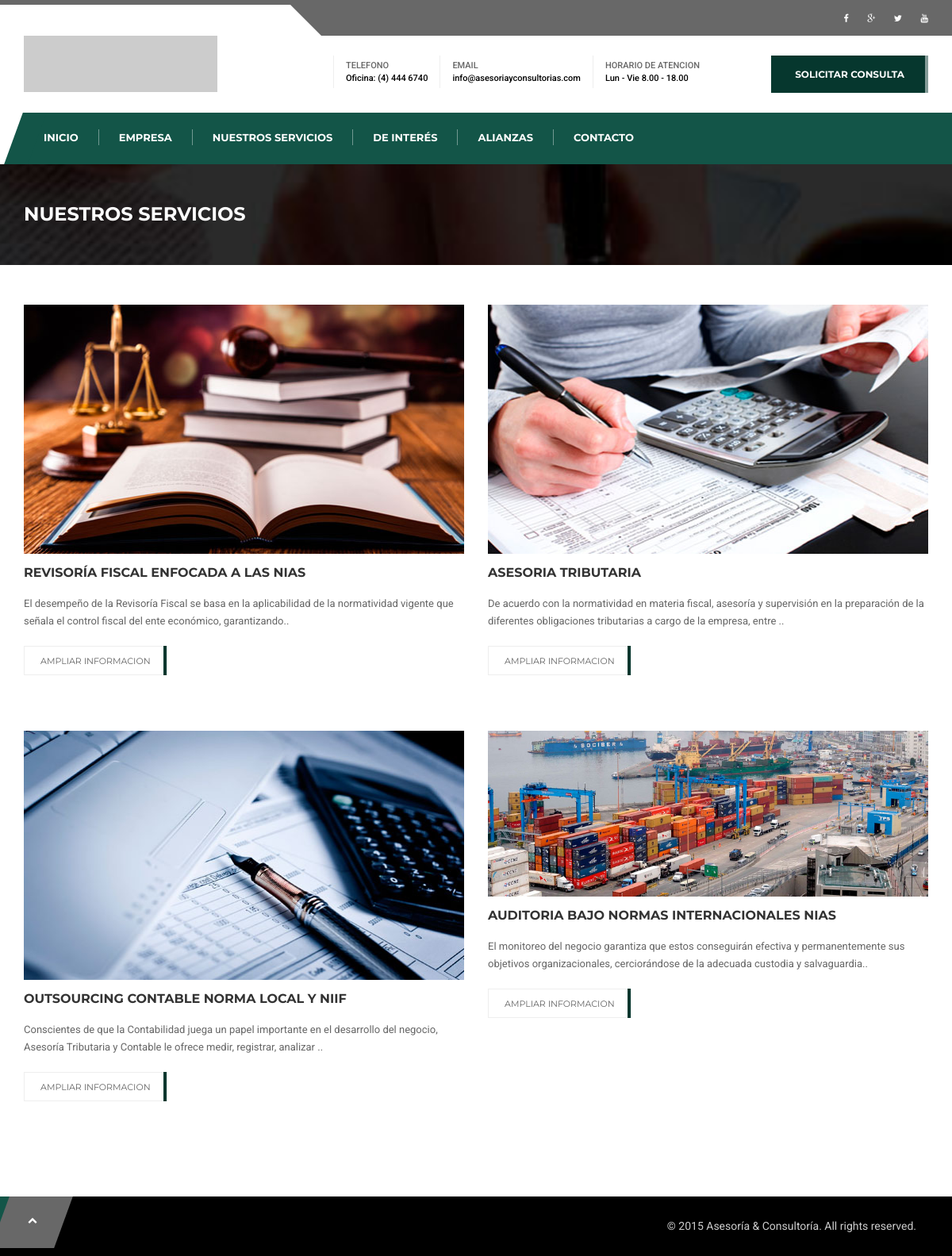
Page /servicios.php on the committed database.
### tables this page shows
CREATE TABLE IF NOT EXISTS `Img_logos` (
  `Id` int(11) NOT NULL AUTO_INCREMENT,
  `Foto` varchar(255) NOT NULL,
  `Pos` int(11) NOT NULL,
  PRIMARY KEY (`Id`)
);

CREATE TABLE IF NOT EXISTS `Contacto` (
  `Id` int(11) NOT NULL AUTO_INCREMENT,
  `Nombre` varchar(255) NOT NULL,
  `Direccion` varchar(255) NOT NULL,
  `Telefono` varchar(255) NOT NULL,
  `Celular` varchar(255) NOT NULL,
  `Email` varchar(255) NOT NULL,
  `Horario` varchar(255) NOT NULL,
  `Titulo` varchar(255) NOT NULL,
  `Subtitulo` varchar(255) NOT NULL,
  `Mapa` text NOT NULL,
  PRIMARY KEY (`Id`)
);

CREATE TABLE IF NOT EXISTS `Img_productos` (
  `Id` int(11) NOT NULL AUTO_INCREMENT,
  `Nombre` varchar(255) NOT NULL,
  `Foto` varchar(255) NOT NULL,
  `Intro` text NOT NULL,
  `Descripcion` text NOT NULL,
  `Pos` int(11) NOT NULL,
  PRIMARY KEY (`Id`)
);

### web/servicios.php (the view, shortened to what this page needs)
<?include("includes/conexion.php");?>
<!DOCTYPE html>
<html>
	<head>
		<link href="css/master.css" rel="stylesheet">
		<link rel="stylesheet" id="switcher-css" type="text/css" href="assets/switcher/css/switcher.css" media="all" />
		<link rel="alternate stylesheet" type="text/css" href="assets/switcher/css/color1.css" title="color1" media="all" />
		<link rel="alternate stylesheet" type="text/css" href="assets/switcher/css/color2.css" title="color2" media="all" />
		<link rel="alternate stylesheet" type="text/css" href="assets/switcher/css/color3.css" title="color3" media="all" />
		<link rel="alternate stylesheet" type="text/css" href="assets/switcher/css/color4.css" title="color4" media="all" />
		<link rel="alternate stylesheet" type="text/css" href="assets/switcher/css/color5.css" title="color5" media="all" />
		<link rel="alternate stylesheet" type="text/css" href="assets/switcher/css/color6.css" title="color6" media="all" />
	</head>
	<body data-scrolling-animations="true">
		<div class="sp-body">
			<? include("includes/menu.php"); ?>
			<div class="bg-image page-title">
				<div class="container-fluid">
					<a href="#"><h1>NUESTROS SERVICIOS</h1></a>
				</div>
			</div>
			<div class="container-fluid inner-offset">
				<div class="row services">
					<?
					$query 		=  "SELECT * FROM Img_productos";
					$result 	=  mysql_query($query,$id);
					while($row 	=  mysql_fetch_array($result)){
					$Id 		=  $row["Id"];
					$Nombre 	=  $row["Nombre"];
					$Foto 		=  $row["Foto"];
					$Intro 		=  $row["Intro"];
					?>
					<div class="service-item col-xs-12 col-sm-6 wow zoomIn" data-wow-delay="0.3s">
						<img class="full-width" src="../productos/<?=$Foto?>" alt="Img">
						<h4><?=$Nombre?></h4>
						<p><?=$Intro?></p>
						<a class="btn btn-success btn-sm" href="servicios1.php?S=<?=$Id?>">AMPLIAR INFORMACION</a>
					</div>
					<?}?>
				</div>
			</div>
		<footer>
        		<div class="container-fluid">
             		<div class="copy text-right"><a id="to-top" href="#this-is-top"><i class="fa fa-chevron-up"></i></a> &copy; 2015 Asesoría & Consultoría. All rights reserved.</div>
	             </div>
	        </footer>
		</div>
	</body>
</html>

### web/includes/menu.php (shortened to what this page needs)
<?
include("conexion.php");
$Actual 	= $_SERVER["PHP_SELF"];
$queryR 	= "SELECT * FROM Redes";
$resultR 	= mysql_query($queryR,$id);
while($rowR = mysql_fetch_array($resultR)) {
	$Fb 	= $rowR["Fb"];
	$Go 	= $rowR["Go"];
	$Tw 	= $rowR["Tw"];
	$You 	= $rowR["You"];
}
$queryS 	= "SELECT * FROM Contacto";
$resultS 	= mysql_query($queryS,$id);
while($rowS = mysql_fetch_array($resultS)){
  $Telefono = $rowS["Telefono"];
  $Email 	= $rowS["Email"];
  $Horario 	= $rowS["Horario"];
}
$queryZZ 	= "SELECT * FROM Img_logos ORDER BY Pos ASC LIMIT 1";
$resultZZ 	= mysql_query($queryZZ,$id);
while($rowZZ = mysql_fetch_array($resultZZ)){
	$Logo 	= $rowZZ["Foto"];
}
?>
		  <header id="this-is-top">
	            <div class="container-fluid">
	                <div class="topmenu row">
	                    <nav class="col-sm-offset-3 col-md-offset-4 col-lg-offset-4 col-sm-6 col-md-5 col-lg-5">
	                    </nav>
	                    <nav class="text-right col-sm-3 col-md-3 col-lg-3">
	                    	<?if(!empty($Fb)){?>
	                        <a target="_blank" href="<?=$Fb?>"><i class="fa fa-facebook"></i></a>
	                        <?}if(!empty($Go)){?>
	                        <a target="_blank" href="<?=$Go?>"><i class="fa fa-google-plus"></i></a>
	                        <?}if(!empty($Tw)){?>
	                        <a target="_blank" href="<?=$Tw?>"><i class="fa fa-twitter"></i></a>
	                        <?}if(!empty($You)){?>
	                        <a target="_blank" href="<?=$You?>"><i class="fa fa-youtube"></i></a>
	                    	<?}?>
	                    </nav>
	                </div>
	                <div class="row header">
	                    <div class="col-sm-3 col-md-3 col-lg-3">
	                        <a href="" id="logo"><img src="../logos/<?=$Logo?>" width="244" height="71"></a>
	                    </div>
	                    <div class="col-sm-offset-1 col-md-offset-1 col-lg-offset-1 col-sm-8 col-md-8 col-lg-8">
	                        <div class="text-right header-padding">
	                            <div class="h-block"><span>TELEFONO</span><?=$Telefono?></div>
	                            <div class="h-block"><span>EMAIL </span><?=$Email?></div>
	                            <div class="h-block"><span>HORARIO DE ATENCION</span><?=$Horario?></div>
	                            <a class="btn btn-success" href="contacto.php">SOLICITAR CONSULTA</a>
	                        </div>
	                    </div>
	                </div>
	                <nav class="main-menu navbar-main-slide">
						<ul class="nav navbar-nav navbar-main">
							<li><a <?if($Actual=="/web/index.php"){echo "class='active1'";}?> href="index.php">INICIO </a></li>
							<li><a <?if($Actual=="/web/empresa.php"){echo "class='active1'";}?> href="empresa.php">EMPRESA</a></li>
							<li><a <?if($Actual=="/web/servicios.php"){echo "class='active1'";}?> href="servicios.php">NUESTROS SERVICIOS</a></li>
							<li><a <?if($Actual=="/web/deinteres.php"){echo "class='active1'";}?> href="deinteres.php">De Interés</a></li>
							<li><a <?if($Actual=="/web/alianzas.php"){echo "class='active1'";}?> href="alianzas.php">ALIANZAS</a></li>
							<li><a <?if($Actual=="/web/contacto.php"){echo "class='active1'";}?> href="contacto.php">CONTACTO</a></li>
						</ul>
	                </nav>
	            </div>
	        </header>

### web/assets/switcher/css/color2.css (style rules this page uses)
#logo { background-image: url("logos/logo2.png"); }
.why-us li, .stats > div > div, .stats > div > div:hover > span:first-child, #partners .owl-buttons div, #to-top:hover, .bg-image.blog-section h3, .bg-image.blog-section div div a, .bg-image.blog-section div div a:hover, .owl-theme .owl-controls .owl-buttons div, .adress-details > div > span, .comments > div > span.author, nav.pagination a, .tags a, .recent-posts div a, ul.blog-cats li a, .attachments li a, h1, h2, h3, h4, h5, h6, ul.styled li > ul > li > a, ul.styled > li > a, .nav-tabs > li > a, .default-inp i, .our-services div > a > span > i { color:#222127; }
.why-us li span, .topmenu nav, .topmenu:before, footer, #to-top, .two-news > div div:last-child > div { background:#222127; }
header, .topmenu nav:first-child:before { border-top-color:#222127; }
.navbar-main > li > .dropdown-menu, footer .color-part, .btn.btn-danger, .btn.btn-danger:hover, .btn.btn-danger, .btn.btn-danger:hover, .main-menu, .main-menu:before, #main-menu-bg, .stats > div > div:hover, .btn.btn-sm.btn-default:before, .big-hr.color-2, .our-services.styled div > a:hover:after, .adress-details > div > span:after, .comments > div > a.reply:hover, .comments > div > a.reply:after, nav.pagination a:hover, .tags a:hover, ul.blog-cats > li:hover, #menu-open, .main-menu section nav, .our-services div > a:hover > span, .testimonial-content span, .info-texts:after, .post-info:after, .customBgColor { background-color:#228dcb; }
.stats span:first-child, footer .copy a, .twitter-feeds div span, .recent-posts div a:hover { color:#228dcb; }
.btn.btn-success, .btn-success:hover, .big-hr.color-1, .one-news > div > div, .btn.btn-sm.btn-success:before, .our-services div > a:hover:after, nav.pagination a.active, ul.styled > li.active, .nav-tabs > li.active > a, .nav-tabs > li.active > a:focus, .nav-tabs > li.active > a:hover, .info-texts:before, ul.blog-cats > li:before, ul.blog-cats li > ul { background-color:#f48929; }

### web/assets/switcher/css/color3.css (style rules this page uses)
#logo { background-image: url("logos/logo3.png"); }
.why-us li, .stats > div > div, .stats > div > div:hover > span:first-child, #partners .owl-buttons div, #to-top:hover, .bg-image.blog-section h3, .bg-image.blog-section div div a, .bg-image.blog-section div div a:hover, .owl-theme .owl-controls .owl-buttons div, .adress-details > div > span, .comments > div > span.author, nav.pagination a, .tags a, .recent-posts div a, ul.blog-cats li a, .attachments li a, h1, h2, h3, h4, h5, h6, ul.styled li > ul > li > a, ul.styled > li > a, .nav-tabs > li > a, .default-inp i, .our-services div > a > span > i { color:#292c31; }
.why-us li span, .topmenu nav, .topmenu:before, footer, #to-top, .two-news > div div:last-child > div { background:#292c31; }
header, .topmenu nav:first-child:before { border-top-color:#292c31; }
.navbar-main > li > .dropdown-menu, footer .color-part, .btn.btn-danger, .btn.btn-danger:hover, .btn.btn-danger, .btn.btn-danger:hover, .main-menu, .main-menu:before, #main-menu-bg, .stats > div > div:hover, .btn.btn-sm.btn-default:before, .big-hr.color-2, .our-services.styled div > a:hover:after, .adress-details > div > span:after, .comments > div > a.reply:hover, .comments > div > a.reply:after, nav.pagination a:hover, .tags a:hover, ul.blog-cats > li:hover, #menu-open, .main-menu section nav, .our-services div > a:hover > span, .testimonial-content span, .info-texts:after, .post-info:after, .customBgColor { background-color:#00bff3; }
.stats span:first-child, footer .copy a, .twitter-feeds div span, .recent-posts div a:hover { color:#00bff3; }
.btn.btn-success, .btn-success:hover, .big-hr.color-1, .one-news > div > div, .btn.btn-sm.btn-success:before, .our-services div > a:hover:after, nav.pagination a.active, ul.styled > li.active, .nav-tabs > li.active > a, .nav-tabs > li.active > a:focus, .nav-tabs > li.active > a:hover, .info-texts:before, ul.blog-cats > li:before, ul.blog-cats li > ul { background-color:#f04d4e; }

### rows in the picture
img_logos: Foto (picture)
contacto: Telefono "Oficina: (4) 444 6740", Email "info@asesoriayconsultorias.com", Horario "Lun - Vie 8.00 - 18.00"
img_productos: Foto (picture), Nombre "REVISORÍA FISCAL ENFOCADA A LAS NIAS", Intro "El desempeño de la Revisoría Fiscal se basa en la aplicabilidad de la normatividad vigente que señala el control fiscal del ente económico, garantizando.."
img_productos: Foto (picture), Nombre "ASESORIA TRIBUTARIA", Intro "De acuerdo con la normatividad en materia fiscal, asesoría y supervisión en la preparación de la diferentes obligaciones tributarias a cargo de la empresa, entre .."
img_productos: Foto (picture), Nombre "OUTSOURCING CONTABLE NORMA LOCAL Y NIIF", Intro "Conscientes de que la Contabilidad juega un papel importante en el desarrollo del negocio, Asesoría Tributaria y Contable le ofrece medir, registrar, analizar .."
img_productos: Foto (picture), Nombre "AUDITORIA BAJO NORMAS INTERNACIONALES NIAS", Intro "El monitoreo del negocio garantiza que estos conseguirán efectiva y permanentemente sus objetivos organizacionales, cerciorándose de la adecuada custodia y salvaguardia.."
